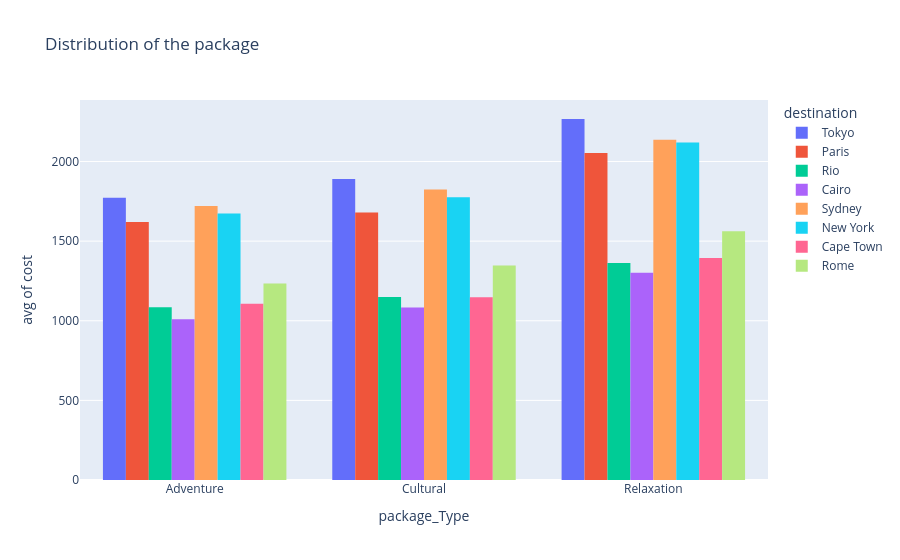

Write notebook code for a chart like this one.
### Code cell
px.histogram(train, x="package_Type", y = "cost", histfunc="avg", color="destination", barmode="group", title="Distribution of the package")

### Figure 1 — Plotly figure (JSON) as saved in the notebook; plotly's stock layout.template omitted (floating-point values rounded to 4 significant figures; data arrays with more than 128 entries replaced by an {"elided": "..."} marker saying what was removed)
{"data": [{"alignmentgroup": "True", "bingroup": "x", "histfunc": "avg", "hovertemplate": "destination=Tokyo<br>package_Type=%{x}<br>avg of cost=%{y}<extra></extra>", "legendgroup": "Tokyo", "marker": {"color": "#636efa", "pattern": {"shape": ""}}, "name": "Tokyo", "offsetgroup": "Tokyo", "orientation": "v", "showlegend": true, "type": "histogram", "x": {"elided": "5050 str values"}, "xaxis": "x", "y": {"elided": "5050 float values"}, "yaxis": "y"}, {"alignmentgroup": "True", "bingroup": "x", "histfunc": "avg", "hovertemplate": "destination=Paris<br>package_Type=%{x}<br>avg of cost=%{y}<extra></extra>", "legendgroup": "Paris", "marker": {"color": "#EF553B", "pattern": {"shape": ""}}, "name": "Paris", "offsetgroup": "Paris", "orientation": "v", "showlegend": true, "type": "histogram", "x": {"elided": "5001 str values"}, "xaxis": "x", "y": {"elided": "5001 float values"}, "yaxis": "y"}, {"alignmentgroup": "True", "bingroup": "x", "histfunc": "avg", "hovertemplate": "destination=Rio<br>package_Type=%{x}<br>avg of cost=%{y}<extra></extra>", "legendgroup": "Rio", "marker": {"color": "#00cc96", "pattern": {"shape": ""}}, "name": "Rio", "offsetgroup": "Rio", "orientation": "v", "showlegend": true, "type": "histogram", "x": {"elided": "5090 str values"}, "xaxis": "x", "y": {"elided": "5090 float values"}, "yaxis": "y"}, {"alignmentgroup": "True", "bingroup": "x", "histfunc": "avg", "hovertemplate": "destination=Cairo<br>package_Type=%{x}<br>avg of cost=%{y}<extra></extra>", "legendgroup": "Cairo", "marker": {"color": "#ab63fa", "pattern": {"shape": ""}}, "name": "Cairo", "offsetgroup": "Cairo", "orientation": "v", "showlegend": true, "type": "histogram", "x": {"elided": "4889 str values"}, "xaxis": "x", "y": {"elided": "4889 float values"}, "yaxis": "y"}, {"alignmentgroup": "True", "bingroup": "x", "histfunc": "avg", "hovertemplate": "destination=Sydney<br>package_Type=%{x}<br>avg of cost=%{y}<extra></extra>", "legendgroup": "Sydney", "marker": {"color": "#FFA15A", "pattern": {"shape": ""}}, "name": "Sydney", "offsetgroup": "Sydney", "orientation": "v", "showlegend": true, "type": "histogram", "x": {"elided": "4989 str values"}, "xaxis": "x", "y": {"elided": "4989 float values"}, "yaxis": "y"}, {"alignmentgroup": "True", "bingroup": "x", "histfunc": "avg", "hovertemplate": "destination=New York<br>package_Type=%{x}<br>avg of cost=%{y}<extra></extra>", "legendgroup": "New York", "marker": {"color": "#19d3f3", "pattern": {"shape": ""}}, "name": "New York", "offsetgroup": "New York", "orientation": "v", "showlegend": true, "type": "histogram", "x": {"elided": "4998 str values"}, "xaxis": "x", "y": {"elided": "4998 float values"}, "yaxis": "y"}, {"alignmentgroup": "True", "bingroup": "x", "histfunc": "avg", "hovertemplate": "destination=Cape Town<br>package_Type=%{x}<br>avg of cost=%{y}<extra></extra>", "legendgroup": "Cape Town", "marker": {"color": "#FF6692", "pattern": {"shape": ""}}, "name": "Cape Town", "offsetgroup": "Cape Town", "orientation": "v", "showlegend": true, "type": "histogram", "x": {"elided": "4984 str values"}, "xaxis": "x", "y": {"elided": "4984 float values"}, "yaxis": "y"}, {"alignmentgroup": "True", "bingroup": "x", "histfunc": "avg", "hovertemplate": "destination=Rome<br>package_Type=%{x}<br>avg of cost=%{y}<extra></extra>", "legendgroup": "Rome", "marker": {"color": "#B6E880", "pattern": {"shape": ""}}, "name": "Rome", "offsetgroup": "Rome", "orientation": "v", "showlegend": true, "type": "histogram", "x": {"elided": "4999 str values"}, "xaxis": "x", "y": {"elided": "4999 float values"}, "yaxis": "y"}], "layout": {"barmode": "group", "legend": {"title": {"text": "destination"}, "tracegroupgap": 0}, "title": {"text": "Distribution of the package"}, "xaxis": {"anchor": "y", "domain": [0, 1], "title": {"text": "package_Type"}}, "yaxis": {"anchor": "x", "domain": [0, 1], "title": {"text": "avg of cost"}}}}
